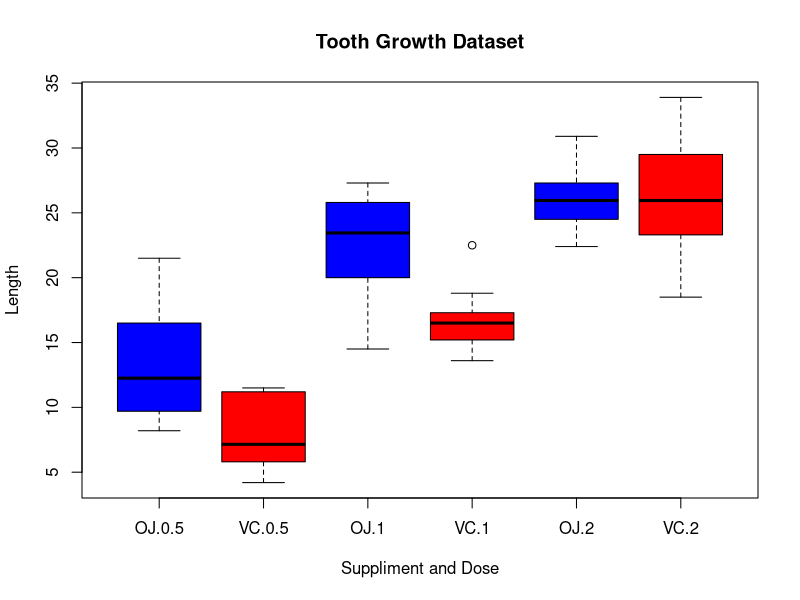

Here is the R script that generated this plot: (Note: this script raises an error after producing the figure.)
## ---- chunk 1
library(knitr)
# Setting the global options.
opts_chunk$set(fig.width=6, fig.height=4, warning=FALSE)
## ---- chunk 2
library(datasets)
data(ToothGrowth)

# Print few rows from the data frame
head(ToothGrowth)

# Lets check the outliers and general tooth length based on dosage.
# One of the simple way to show the relationships between multiple 
# variable is using multiple box-plots.

# Lets use 2 crossed factors for grouping the dataset and colour 
# for ease of interpretation.
boxplot(len~supp*dose, data=ToothGrowth, 
        notch=FALSE, 
        col = (c("blue","red")),
        main = "Tooth Growth Dataset", 
        xlab = "Suppliment and Dose",
        ylab = "Length")
suppressMessages(library(dplyr))
ToothGrowth %>% group_by(supp, dose) %>% summarise_each(funs(mean))
## ---- chunk 3
str(ToothGrowth)
unique(ToothGrowth$supp)
unique(ToothGrowth$dose)
## ---- chunk 4
# Split the dataset based on dose.
TGDose0p5 <- subset(ToothGrowth, dose %in% c(0.5, 1.0))
rbind(
    t.test(len ~ dose, paired = FALSE, var.equal = TRUE, data = TGDose0p5)$conf,
    t.test(len ~ dose, paired = FALSE, var.equal = FALSE, data = TGDose0p5)$conf 
    )
t.test(len ~ dose, paired = FALSE, var.equal = FALSE, data = TGDose0p5)
TGDose1p0 <- subset(ToothGrowth, dose %in% c(1.0, 2.0))
rbind(
    t.test(len ~ dose, paired = FALSE, var.equal = TRUE, data = TGDose1p0)$conf,
    t.test(len ~ dose, paired = FALSE, var.equal = FALSE, data = TGDose1p0)$conf 
    )
t.test(len ~ dose, paired = FALSE, var.equal = FALSE, data = TGDose1p0)
TGDose2p0 <- subset(ToothGrowth, dose %in% c(2.0, 0.5))
rbind(
    t.test(len ~ dose, paired = FALSE, var.equal = TRUE, data = TGDose2p0)$conf,
    t.test(len ~ dose, paired = FALSE, var.equal = FALSE, data = TGDose2p0)$conf 
    )
t.test(len ~ dose, paired = FALSE, var.equal = FALSE, data = TGDose2p0)
## ---- chunk 5
rbind(
    t.test(len ~ supp, paired = FALSE, var.equal = TRUE, data = ToothGrowth)$conf,
    t.test(len ~ supp, paired = FALSE, var.equal = FALSE, data = ToothGrowth)$conf 
    )
t.test(len ~ supp, paired = FALSE, var.equal = FALSE, data = ToothGrowth)
